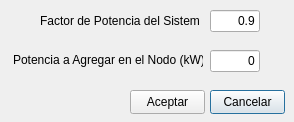
<?xml version="1.0" encoding="UTF-8"?>
<ui version="4.0">
 <class>Dialog</class>
 <widget class="QDialog" name="Dialog">
  <property name="windowModality">
   <enum>Qt::ApplicationModal</enum>
  </property>
  <property name="geometry">
   <rect>
    <x>0</x>
    <y>0</y>
    <width>294</width>
    <height>122</height>
   </rect>
  </property>
  <property name="windowTitle">
   <string>Momentos Eléctricos</string>
  </property>
  <property name="autoFillBackground">
   <bool>false</bool>
  </property>
  <property name="modal">
   <bool>true</bool>
  </property>
  <widget class="QPushButton" name="cmdSalir">
   <property name="geometry">
    <rect>
     <x>210</x>
     <y>90</y>
     <width>75</width>
     <height>24</height>
    </rect>
   </property>
   <property name="text">
    <string>Cancelar</string>
   </property>
   <property name="shortcut">
    <string>Esc</string>
   </property>
  </widget>
  <widget class="QPushButton" name="cmdAceptar">
   <property name="geometry">
    <rect>
     <x>130</x>
     <y>90</y>
     <width>75</width>
     <height>24</height>
    </rect>
   </property>
   <property name="text">
    <string>Aceptar</string>
   </property>
   <property name="shortcut">
    <string>Return</string>
   </property>
  </widget>
  <widget class="QLabel" name="label_8">
   <property name="geometry">
    <rect>
     <x>13</x>
     <y>50</y>
     <width>190</width>
     <height>20</height>
    </rect>
   </property>
   <property name="text">
    <string>Potencia a Agregar en el Nodo (kW)</string>
   </property>
  </widget>
  <widget class="QLineEdit" name="txtPotencia">
   <property name="geometry">
    <rect>
     <x>210</x>
     <y>50</y>
     <width>50</width>
     <height>22</height>
    </rect>
   </property>
   <property name="text">
    <string>0</string>
   </property>
   <property name="alignment">
    <set>Qt::AlignRight|Qt::AlignTrailing|Qt::AlignVCenter</set>
   </property>
  </widget>
  <widget class="QLabel" name="label_9">
   <property name="geometry">
    <rect>
     <x>40</x>
     <y>13</y>
     <width>160</width>
     <height>16</height>
    </rect>
   </property>
   <property name="text">
    <string>Factor de Potencia del Sistema</string>
   </property>
  </widget>
  <widget class="QLineEdit" name="txtFp">
   <property name="geometry">
    <rect>
     <x>210</x>
     <y>10</y>
     <width>50</width>
     <height>22</height>
    </rect>
   </property>
   <property name="text">
    <string>0.9</string>
   </property>
   <property name="alignment">
    <set>Qt::AlignRight|Qt::AlignTrailing|Qt::AlignVCenter</set>
   </property>
  </widget>
 </widget>
 <resources/>
 <connections/>
</ui>
